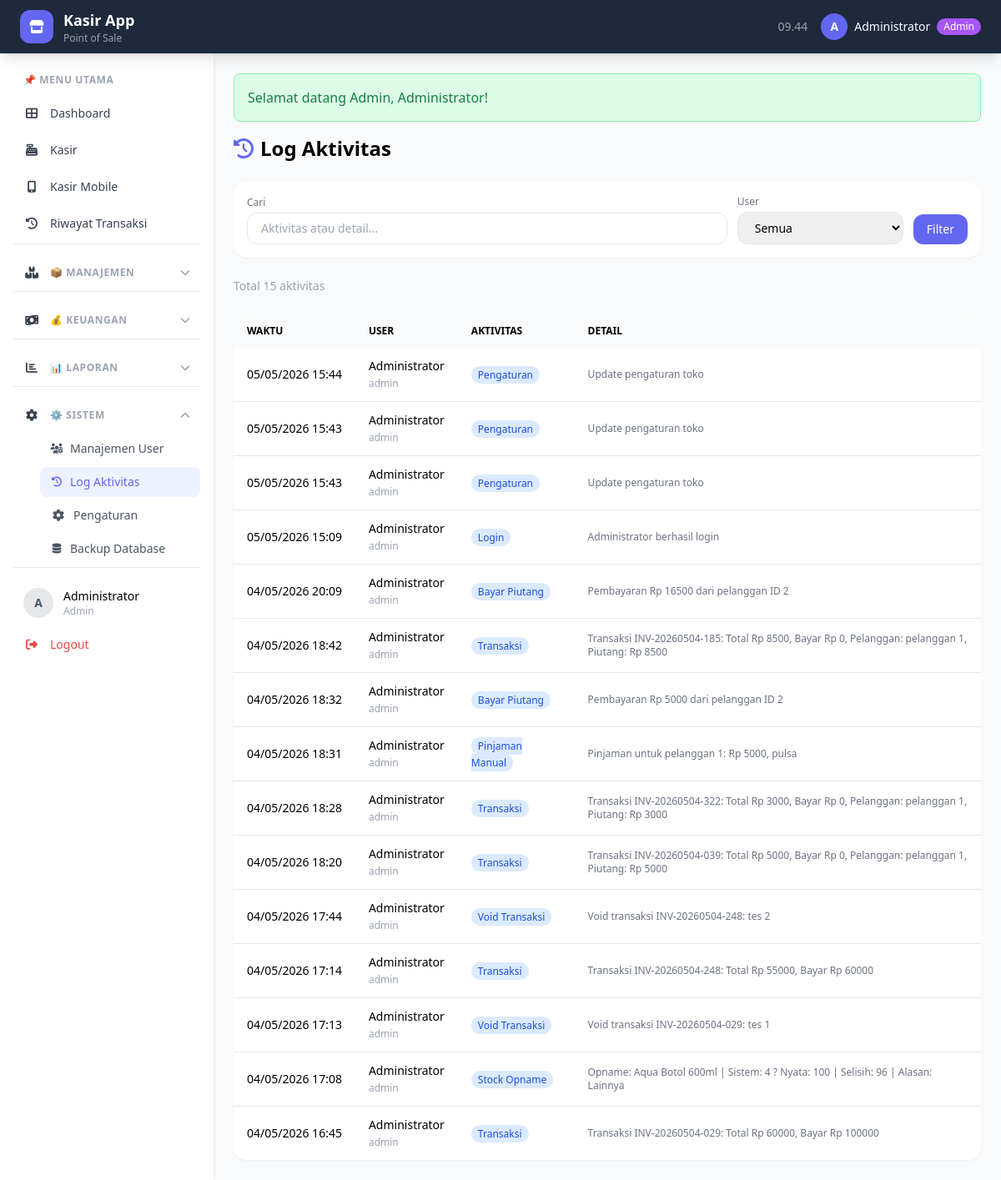
Page /index.php?page=log (signed in) on the earlier database version.
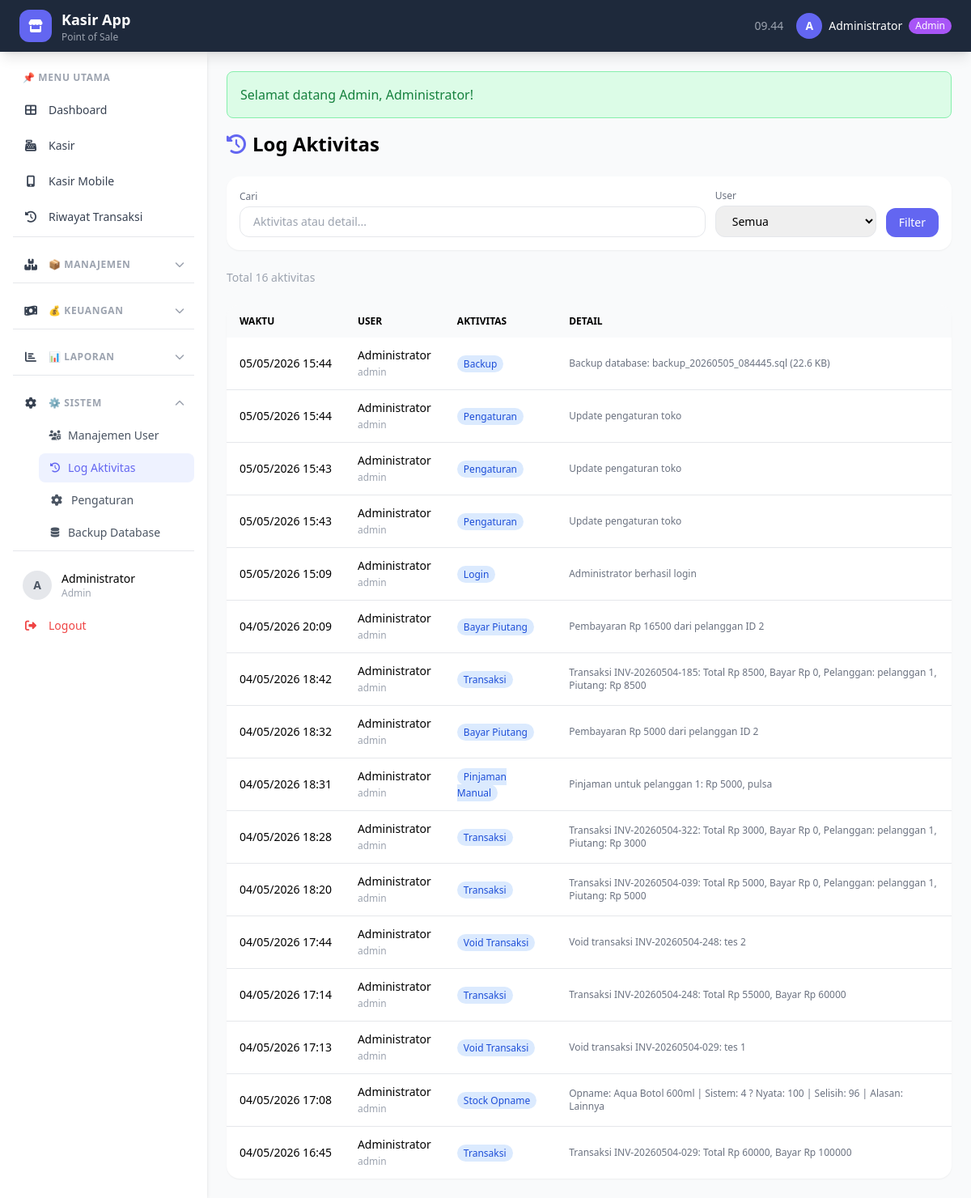
Same page on the later database version.
### tables this page shows
CREATE TABLE `log_aktivitas` (
  `id` int(11) NOT NULL AUTO_INCREMENT,
  `user_id` int(11) NOT NULL,
  `aktivitas` varchar(100) NOT NULL,
  `detail` text DEFAULT NULL,
  `created_at` timestamp NOT NULL DEFAULT current_timestamp(),
  PRIMARY KEY (`id`),
  KEY `user_id` (`user_id`),
  CONSTRAINT `log_aktivitas_ibfk_1` FOREIGN KEY (`user_id`) REFERENCES `users` (`id`)
);

CREATE TABLE `users` (
  `id` int(11) NOT NULL AUTO_INCREMENT,
  `username` varchar(50) NOT NULL,
  `password` varchar(255) NOT NULL,
  `nama` varchar(100) NOT NULL,
  `role` enum('admin','kasir') NOT NULL DEFAULT 'kasir',
  `created_at` timestamp NOT NULL DEFAULT current_timestamp(),
  PRIMARY KEY (`id`),
  UNIQUE KEY `username` (`username`)
);

### halaman/log.php (the view, shortened to what this page needs)
<?php
$currentPage = getCurrentPage();
$perPage = 30;
$search = $_GET['search'] ?? '';
$where = "WHERE 1=1";
$totalQuery = mysqli_query($conn, "SELECT COUNT(*) as total FROM log_aktivitas l $where");
$totalRows = mysqli_fetch_assoc($totalQuery)['total'];
$limit = getLimit($currentPage, $perPage);
$log_list = mysqli_query($conn, "
    SELECT l.*, u.nama as user_nama, u.role
    FROM log_aktivitas l
    JOIN users u ON l.user_id = u.id
    $where
    ORDER BY l.created_at DESC
    $limit
");
?>
<div class="space-y-6">
    <h1 class="text-2xl font-bold"><i class="fas fa-history text-primary mr-2"></i>Log Aktivitas</h1>
    <div class="bg-white rounded-2xl shadow-sm p-4">
        <form method="get" class="flex flex-wrap gap-3 items-end">
            <div class="flex-1 min-w-[200px]">
                <label class="text-xs text-gray-500 block mb-1">Cari</label>
                <input type="text" name="search" value="<?= $search ?>"
                       placeholder="Aktivitas atau detail..."
                       class="w-full px-4 py-2 border rounded-xl text-sm">
            </div>
            <div>
                <label class="text-xs text-gray-500 block mb-1">User</label>
                <select name="user" class="px-4 py-2 border rounded-xl text-sm">
                    <option value="">Semua</option>
                </select>
            </div>
            <button type="submit" class="bg-primary text-white px-4 py-2 rounded-xl text-sm">Filter</button>
        </form>
    </div>
    <p class="text-sm text-gray-400">Total <?= $totalRows ?> aktivitas</p>
    <div class="bg-white rounded-2xl shadow-sm overflow-hidden">
        <table class="w-full">
            <thead class="bg-gray-50">
                <tr>
                    <th class="px-4 py-3 text-left text-xs uppercase">Waktu</th>
                    <th class="px-4 py-3 text-left text-xs uppercase">User</th>
                    <th class="px-4 py-3 text-left text-xs uppercase">Aktivitas</th>
                    <th class="px-4 py-3 text-left text-xs uppercase">Detail</th>
                </tr>
            </thead>
            <tbody class="divide-y">
                <?php while($l = mysqli_fetch_assoc($log_list)): ?>
                <tr class="hover:bg-gray-50 text-sm">
                    <td class="px-4 py-3 whitespace-nowrap"><?= tgl_jam($l['created_at']) ?></td>
                    <td class="px-4 py-3">
                        <span class="font-medium"><?= $l['user_nama'] ?></span>
                        <br><span class="text-xs text-gray-400"><?= $l['role'] ?></span>
                    </td>
                    <td class="px-4 py-3">
                        <span class="px-2 py-0.5 text-xs rounded-full bg-blue-100 text-blue-700">
                            <?= $l['aktivitas'] ?>
                        </span>
                    </td>
                    <td class="px-4 py-3 text-xs text-gray-500"><?= $l['detail'] ?></td>
                </tr>
                <?php endwhile; ?>
            </tbody>
        </table>
    </div>
</div>

### index.php (shortened to what this page needs)
<?php
require_once 'config/database.php';
require_once 'functions/helper.php';
$page = $_GET['page'] ?? 'dashboard';
switch ($page) {
    case 'log':
        include 'includes/header.php';
        include 'halaman/log.php';
        include 'includes/footer.php';
        break;
}
?>

### includes/header.php (shortened to what this page needs)
<?php
$current_page = $_GET['page'] ?? 'dashboard';
$user = userLogin();
?>
<!DOCTYPE html>
<html lang="id" class="h-full">
<head>
    <script src="https://cdn.tailwindcss.com"></script>
    <link rel="stylesheet" href="https://cdnjs.cloudflare.com/ajax/libs/font-awesome/6.4.0/css/all.min.css">
</head>
<body class="h-full bg-gray-50">
<nav class="bg-dark text-white shadow-lg sticky top-0 z-50">
    <div class="max-w-full mx-auto px-6">
        <div class="flex justify-between h-16 items-center">
            <div class="flex items-center gap-3">
                <div class="flex items-center gap-3">
                    <div class="w-10 h-10 bg-primary rounded-xl flex items-center justify-center">
                        <i class="fas fa-store text-white"></i>
                    </div>
                    <div>
                        <h1 class="font-bold text-lg"><?= APP_NAME ?></h1>
                        <p class="text-xs text-gray-400">Point of Sale</p>
                    </div>
                </div>
            </div>
            <div class="flex items-center gap-4">
                <span class="text-sm text-gray-400 hidden md:block" id="jam"></span>
                <div class="relative group">
                    <button class="flex items-center gap-2 hover:text-gray-300 transition">
                        <div class="w-8 h-8 rounded-full bg-primary flex items-center justify-center text-sm font-bold">
                            <?= strtoupper(substr($user['nama'], 0, 1)) ?>
                        </div>
                        <span class="hidden md:block text-sm"><?= $user['nama'] ?></span>
                        <span class="hidden md:block px-2 py-0.5 rounded-full text-xs <?= $user['role'] == 'admin' ? 'bg-purple-500' : 'bg-blue-500' ?>">
                            <?= ucfirst($user['role']) ?>
                        </span>
                    </button>
                </div>
            </div>
        </div>
    </div>
</nav>
<div class="flex h-[calc(100vh-64px)]">
    <aside id="sidebar" class="w-64 bg-white shadow-md overflow-y-auto flex-shrink-0 hidden lg:block transition-transform duration-300">
        <nav class="p-4 space-y-1">
            <div class="px-3 py-2 text-xs font-semibold text-gray-400 uppercase tracking-wider">
                📌 Menu Utama
            </div>
            <a href="?page=dashboard"
               class="sidebar-link flex items-center gap-3 px-3 py-2.5 rounded-xl text-sm font-medium transition
                      <?= ($current_page == 'dashboard') ? 'bg-primary text-white shadow-lg shadow-indigo-200' : 'text-gray-700 hover:bg-gray-100' ?>">
                <i class="fas fa-th-large w-5 text-center"></i> Dashboard
            </a>
            <a href="?page=kasir"
               class="sidebar-link flex items-center gap-3 px-3 py-2.5 rounded-xl text-sm font-medium transition
                      <?= ($current_page == 'kasir') ? 'bg-primary text-white shadow-lg shadow-indigo-200' : 'text-gray-700 hover:bg-gray-100' ?>">
                <i class="fas fa-cash-register w-5 text-center"></i> Kasir
            </a>
            <a href="?page=kasir-mobile"
   class="sidebar-link flex items-center gap-3 px-3 py-2.5 rounded-xl text-sm font-medium transition
          <?= ($current_page == 'kasir-mobile') ? 'bg-primary text-white shadow-lg shadow-indigo-200' : 'text-gray-700 hover:bg-gray-100' ?>">
    <i class="fas fa-mobile-alt w-5 text-center"></i> Kasir Mobile
</a>
            <a href="?page=transaksi"
               class="sidebar-link flex items-center gap-3 px-3 py-2.5 rounded-xl text-sm font-medium transition
                      <?= ($current_page == 'transaksi') ? 'bg-primary text-white shadow-lg shadow-indigo-200' : 'text-gray-700 hover:bg-gray-100' ?>">
                <i class="fas fa-history w-5 text-center"></i> Riwayat Transaksi
            </a>
            <?php if (isAdmin()): ?>
            <div class="border-t pt-4 mt-4">
                <button onclick="toggleSubmenu('submenu-manajemen')"
                        class="w-full flex items-center gap-3 px-3 py-2.5 rounded-xl text-sm font-medium text-gray-700 hover:bg-gray-100 transition">
                    <i class="fas fa-boxes w-5 text-center"></i>
                    <span class="text-xs font-semibold text-gray-400 uppercase tracking-wider">📦 Manajemen</span>
                    <i id="icon-manajemen" class="submenu-icon fas fa-chevron-down ml-auto text-xs text-gray-400 <?= in_array($current_page, ['produk', 'produk-tambah', 'produk-edit', 'satuan', 'restok', 'stock-opname', 'pelanggan', 'program-thr']) ? 'open' : '' ?>"></i>
                </button>
            </div>
            <div class="border-t pt-4 mt-4">
                <button onclick="toggleSubmenu('submenu-keuangan')"
                        class="w-full flex items-center gap-3 px-3 py-2.5 rounded-xl text-sm font-medium text-gray-700 hover:bg-gray-100 transition">
                    <i class="fas fa-money-bill-wave w-5 text-center"></i>
                    <span class="text-xs font-semibold text-gray-400 uppercase tracking-wider">💰 Keuangan</span>
                    <i id="icon-keuangan" class="submenu-icon fas fa-chevron-down ml-auto text-xs text-gray-400 <?= in_array($current_page, ['piutang', 'piutang-detail', 'pengeluaran']) ? 'open' : '' ?>"></i>
                </button>
            </div>
            <div class="border-t pt-4 mt-4">
                <button onclick="toggleSubmenu('submenu-laporan')"
                        class="w-full flex items-center gap-3 px-3 py-2.5 rounded-xl text-sm font-medium text-gray-700 hover:bg-gray-100 transition">
                    <i class="fas fa-chart-bar w-5 text-center"></i>
                    <span class="text-xs font-semibold text-gray-400 uppercase tracking-wider">📊 Laporan</span>
                    <i id="icon-laporan" class="submenu-icon fas fa-chevron-down ml-auto text-xs text-gray-400 <?= in_array($current_page, ['laporan', 'laporan-keuangan', 'analitik']) ? 'open' : '' ?>"></i>
                </button>
            </div>
            <div class="border-t pt-4 mt-4">
                <button onclick="toggleSubmenu('submenu-sistem')"
                        class="w-full flex items-center gap-3 px-3 py-2.5 rounded-xl text-sm font-medium text-gray-700 hover:bg-gray-100 transition">
                    <i class="fas fa-cog w-5 text-center"></i>
                    <span class="text-xs font-semibold text-gray-400 uppercase tracking-wider">⚙️ Sistem</span>
                    <i id="icon-sistem" class="submenu-icon fas fa-chevron-down ml-auto text-xs text-gray-400 <?= in_array($current_page, ['users', 'log', 'backup']) ? 'open' : '' ?>"></i>
                </button>
                <div id="submenu-sistem" class="ml-8 mt-1 space-y-1 submenu <?= in_array($current_page, ['users', 'log', 'backup']) ? '' : 'hidden' ?>">
                    <a href="?page=users"
                       class="flex items-center gap-2 px-3 py-2 rounded-lg text-sm transition
                              <?= ($current_page == 'users') ? 'bg-indigo-50 text-primary font-medium' : 'text-gray-600 hover:bg-gray-100' ?>">
                        <i class="fas fa-users-cog w-4 text-center text-xs"></i> Manajemen User
                    </a>
                    <a href="?page=log"
                       class="flex items-center gap-2 px-3 py-2 rounded-lg text-sm transition
                              <?= ($current_page == 'log') ? 'bg-indigo-50 text-primary font-medium' : 'text-gray-600 hover:bg-gray-100' ?>">
                        <i class="fas fa-history w-4 text-center text-xs"></i> Log Aktivitas
                    </a>
                    <a href="?page=pengaturan"
                        class="flex items-center gap-2 px-3 py-2 rounded-lg text-sm transition
                             <?= ($current_page == 'pengaturan') ? 'bg-indigo-50 text-primary font-medium' : 'text-gray-600 hover:bg-gray-100' ?>">
                        <i class="fas fa-cog w-5 text-center"></i>
                        Pengaturan
                    </a>
                    <a href="?page=backup"
                       class="flex items-center gap-2 px-3 py-2 rounded-lg text-sm transition
                              <?= ($current_page == 'backup') ? 'bg-indigo-50 text-primary font-medium' : 'text-gray-600 hover:bg-gray-100' ?>">
                        <i class="fas fa-database w-4 text-center text-xs"></i> Backup Database
                    </a>
                </div>
            </div>
            <?php endif; ?>
            <div class="border-t pt-4 mt-4">
                <div class="px-3 py-2">
                    <div class="flex items-center gap-3">
                        <div class="w-9 h-9 rounded-full bg-gray-200 flex items-center justify-center">
                            <span class="text-sm font-bold text-gray-600"><?= strtoupper(substr($user['nama'], 0, 1)) ?></span>
                        </div>
                        <div class="flex-1 min-w-0">
                            <p class="text-sm font-medium truncate"><?= $user['nama'] ?></p>
                            <p class="text-xs text-gray-400"><?= ucfirst($user['role']) ?></p>
                        </div>
                    </div>
                </div>
                <a href="proses/logout.php"
                   class="flex items-center gap-3 px-3 py-2.5 rounded-xl text-sm font-medium text-red-500 hover:bg-red-50 transition mt-1">
                    <i class="fas fa-sign-out-alt w-5 text-center"></i> Logout
                </a>
            </div>
        </nav>
    </aside>
    <main class="flex-1 overflow-y-auto p-6">
        <?php flash('sukses'); ?>

### functions/helper.php (shortened to what this page needs)
<?php
function tgl_jam($datetime) {
    return date('d/m/Y H:i', strtotime($datetime));
}
function isAdmin() {
    return isset($_SESSION['role']) && $_SESSION['role'] === 'admin';
}
function flash($nama = 'sukses') {
    if (isset($_SESSION[$nama])) {
        $type = $_SESSION[$nama . '_type'] ?? 'success';
        $bg = $type == 'danger' ? 'bg-red-100 text-red-700 border-red-300' : 'bg-green-100 text-green-700 border-green-300';
        echo "<div class='mb-4 p-4 border rounded-lg $bg'>";
        echo $_SESSION[$nama];
        echo "</div>";
    }
}
function userLogin() {
    return [
        'id' => $_SESSION['user_id'] ?? 0,
        'nama' => $_SESSION['nama'] ?? '',
        'role' => $_SESSION['role'] ?? ''
    ];
}
function getLimit($page = 1, $perPage = 20) {
    $page = max(1, (int)$page);
    $start = ($page - 1) * $perPage;
    return "LIMIT $start, $perPage";
}
function getCurrentPage() {
    return isset($_GET['page_num']) ? max(1, (int)$_GET['page_num']) : 1;
}
?>

### includes/footer.php (shortened to what this page needs)
    </main>
</div>
</body>
</html>

### includes/header.php (style rules this page uses)
.sidebar-link { transition: all 0.2s ease; }
.submenu-icon { transition: transform 0.3s ease; }
.submenu-icon.open { transform: rotate(180deg); }
.submenu { animation: slideDown 0.2s ease; }

Differences in the rows shown:
added log_aktivitas: created_at "05/05/2026 15:44", user.nama "Administrator", user.role "admin", aktivitas "Backup", detail "Backup database: backup_20260505_084445.sql (22.6 KB)"
Other differences:
$totalRows: "15" → "16"
